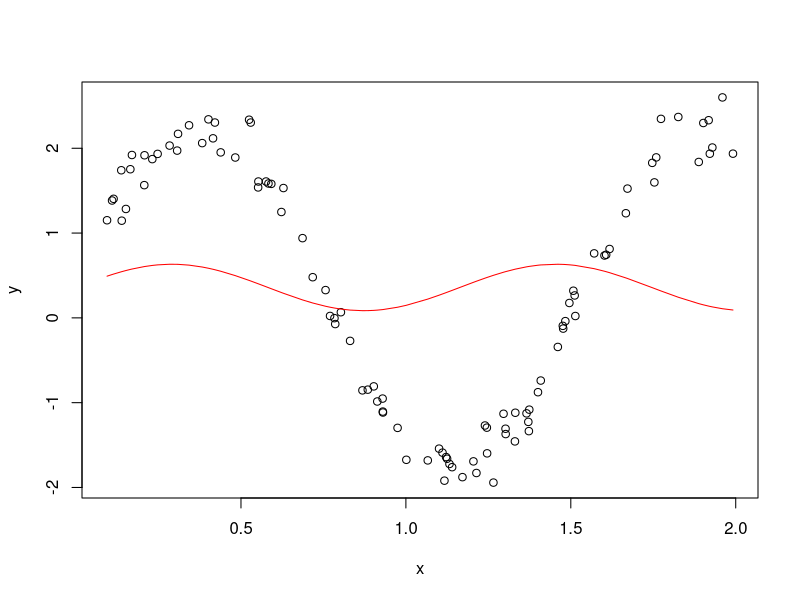

The R script that drew this image:
#Task 1
#
#Сгенерировать выборку из N=100 4-х мерных векторов из нормального закона распределения с ненулевым вектором
#математического ожидания и недиагональной ковариационной матрицей. Ковариационная матрица должна генерироваться
#случайно перед генерацией выборки и должна удовлетворять всем свойствам ковариационной матрицы.
#
#Затем, считая первые компоненты элементов сгенерированной выборки зависимыми переменными, а остальные компоненты
#-- независимыми в модели линейной регрессии, найти оценки коэффициентов регрессии и дисперсии случайных ошибок. 
#Проверить остатки модели на нормальность.
#
#Найти истинные значения коэффициентов регрессии (см. доп. файл) и сравнить их с полученными оценками.


library(MASS)

size <- 100
n <- 4

#https://stats.stackexchange.com/questions/215497/how-to-create-an-arbitrary-covariance-matrix
p <- qr.Q(qr(matrix(rnorm(n^2), n)))
Sigma <- crossprod(p, p*(4:1))

Sigma
det(Sigma)

Mu <- c(1, 1, 1, 1)

sample.data <- mvrnorm(n = size, mu = Mu, Sigma = Sigma, empirical = FALSE)
colnames(sample.data) <- c('Y', 'X1', 'X2', 'X3')
sample.data.frame <- data.frame(sample.data)

lm <- lm(Y~X1+X2+X3, data=sample.data.frame)
summary(lm)

shapiro.test(sample.data.frame$X1)
shapiro.test(sample.data.frame$X2)
shapiro.test(sample.data.frame$X3)

#истинные значения
m1 <- Mu[1]
m2 <- matrix(Mu[2:4], 3, 1)
Sigma12 <- Sigma[2, c(2:4)]
Sigma22 <- Sigma[c(2:4), c(2:4)]

sample.coefficients <- Sigma12 %*% solve(Sigma22)
sample.intercept <- m1 - Sigma12 %*% solve(Sigma22) %*% m2

summary(lm)
sample.intercept
sample.coefficients

#Task 2
#
#Из файла Lab2Task2Var[16].scv загрузить данные. Данные содержат как значения зависимых переменных, 
#так и независимых. Вид зависимости известен и задан в таблице. Однако кроме коэффициентов регрессии неизвестен 
#и коэффициент α. Предложите метод оценивания всех неизвестных коэффициентов с использованием функции lm, и оцените их. 
#Приведите графическую иллюстрацию полученных результатов (график рассеяния с полученной линией регрессии). Воспользуйтесь
#функцией nlm, сравните полученные результаты.

sample.df <- read.csv(file="data/Lab3Task2Var16.csv")
sample.df

# lm

lm.result <- function(alpha, sample) {
  df <- sample
  df$x <- sin(alpha * df$x)
  return( lm(y ~ x, data = df) )
}

lm.cor <- function(alpha, b0, b1, sample) {
  test <- b0 + b1*sin(alpha*sample$x)
  return( cor(test, sample$y) )
}


alpha <- 3.5
step <- 0.1
max.cor <- 0
alpha.best <- alpha

for (i in 1:20) {
  res <- lm.result(alpha, sample.df)  
  cor <- lm.cor(alpha, res$coefficients[1], res$coefficients[2], sample.df)
  
  if (cor > max.cor) {
    params.best <- res
    alpha.best <- alpha
  }
  
  alpha <- alpha + step
}

result.lm <- params.best$coefficients[1] + params.best$coefficients[2]*sin(alpha.best*sample.df$x)

# nlm
fn <- function(par,  x) {
  mean((x$y - par[1] - par[2]*sin(par[3]*x$x))^2)
}

result.nlm.params <- nlm(p = c(03, 0.5, 5), f = fn, x = sample.df)
result.nlm <- result.nlm.params$estimate[1] + result.nlm.params$estimate[2]*sin(result.nlm.params$estimate[3]*sample.data.frame$x)

plot(y~x, data = sample.df)
p.order = order(sample.df$x)

lines(sample.df$x[p.order], result.lm[p.order], col = 'red')
lines(sample.df$x[p.order], result.nlm[p.order], col = 'blue')

result.nlm.params


